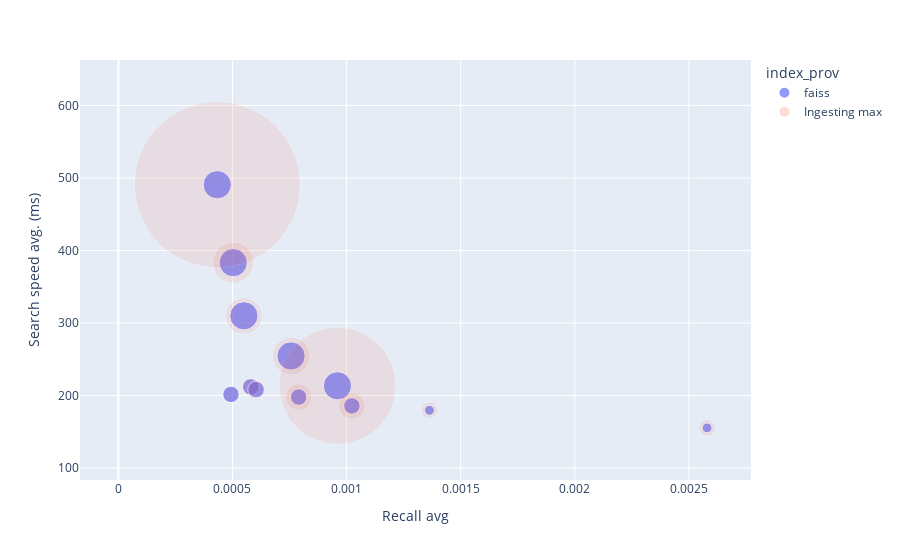

Notebook code for this chart:
### Code cell
import plotly.express as px
import plotly.graph_objects as go

# Your existing DataFrame and plot
fig = px.scatter(
    df_results,
    x="Recall avg",
    y="Search speed avg. (ms)",
    hover_data=["Index","ingesting_max","benchmarking_mean"],
    color="index_prov",
    size=df_results["benchmarking_mean"],
)

# Adding a similar scatter plot but with semi-transparency and different size mapping
fig.add_trace(
    go.Scatter(
        x=df_results["Recall avg"],
        y=df_results["Search speed avg. (ms)"],
        mode="markers",
        marker=dict(
            size=df_results["ingesting_max"] / 25,  # Size based on 'ingesting_max' column
            opacity=0.1,  # Semi-transparent markers
            # color=fig.data[0].marker.color,  # Use the same color as the first plot
            # line=dict(color="MediumPurple", width=2),
        ),
        hoverinfo="text",  # You can customize hover info as needed
        name="Ingesting max",
    )
)

fig.show()

### Figure 1 — Plotly figure (JSON) as saved in the notebook; plotly's stock layout.template omitted (floating-point values rounded to 4 significant figures)
{"data": [{"customdata": [["index: faiss IVF, n_partition=100, None, DOT", 4149.0, 4151.0], ["index: faiss IVF, n_partition=200, None, DOT", 1025.0, 4151.0], ["index: faiss IVF, n_partition=400, None, DOT", 913.4, 4152.0], ["index: faiss IVF, n_partition=800, None, DOT", 935.5, 4154.0], ["index: faiss IVF, n_partition=1600, None, DOT", 2929.0, 4157.0], ["index: faiss IVF, n_partition=800, PQ8, DOT", 414.5, 502.6], ["index: faiss IVF, n_partition=1600, PQ8, DOT", 414.2, 505.6], ["index: faiss IVF, n_partition=100, SQ8, DOT", 414.3, 1406.0], ["index: faiss IVF, n_partition=200, SQ8, DOT", 452.3, 1407.0], ["index: faiss IVF, n_partition=400, SQ8, DOT", 453.8, 1408], ["index: faiss IVF, n_partition=800, SQ8, DOT", 668.2, 1409.0], ["index: faiss IVF, n_partition=1600, SQ8, DOT", 667.9, 1412.0]], "hovertemplate": "index_prov=faiss<br>Recall avg=%{x}<br>Search speed avg. (ms)=%{y}<br>benchmarking_mean=%{customdata[2]}<br>Index=%{customdata[0]}<br>ingesting_max=%{customdata[1]}<extra></extra>", "legendgroup": "faiss", "marker": {"color": "#636efa", "size": [4151.0, 4151.0, 4152.0, 4154.0, 4157.0, 502.6, 505.6, 1406.0, 1407.0, 1408, 1409.0, 1412.0], "sizemode": "area", "sizeref": 10.39, "symbol": "circle"}, "mode": "markers", "name": "faiss", "orientation": "v", "showlegend": true, "type": "scatter", "x": [0.0004333, 0.0005033, 0.00055, 0.0007567, 0.00096, 0.001363, 0.00258, 0.0004933, 0.00058, 0.0006033, 0.00079, 0.001023], "xaxis": "x", "y": [490.8, 383.3, 309.9, 254.5, 213.4, 179.6, 155.3, 201.5, 211.9, 208.2, 197.8, 185.7], "yaxis": "y"}, {"hoverinfo": "text", "marker": {"opacity": 0.1, "size": [166.0, 41.0, 36.54, 37.42, 117.1, 16.58, 16.57, 16.57, 18.09, 18.15, 26.73, 26.72]}, "mode": "markers", "name": "Ingesting max", "type": "scatter", "x": [0.0004333, 0.0005033, 0.00055, 0.0007567, 0.00096, 0.001363, 0.00258, 0.0004933, 0.00058, 0.0006033, 0.00079, 0.001023], "y": [490.8, 383.3, 309.9, 254.5, 213.4, 179.6, 155.3, 201.5, 211.9, 208.2, 197.8, 185.7]}], "layout": {"legend": {"itemsizing": "constant", "title": {"text": "index_prov"}, "tracegroupgap": 0}, "margin": {"t": 60}, "xaxis": {"anchor": "y", "domain": [0, 1], "title": {"text": "Recall avg"}}, "yaxis": {"anchor": "x", "domain": [0, 1], "title": {"text": "Search speed avg. (ms)"}}}}
